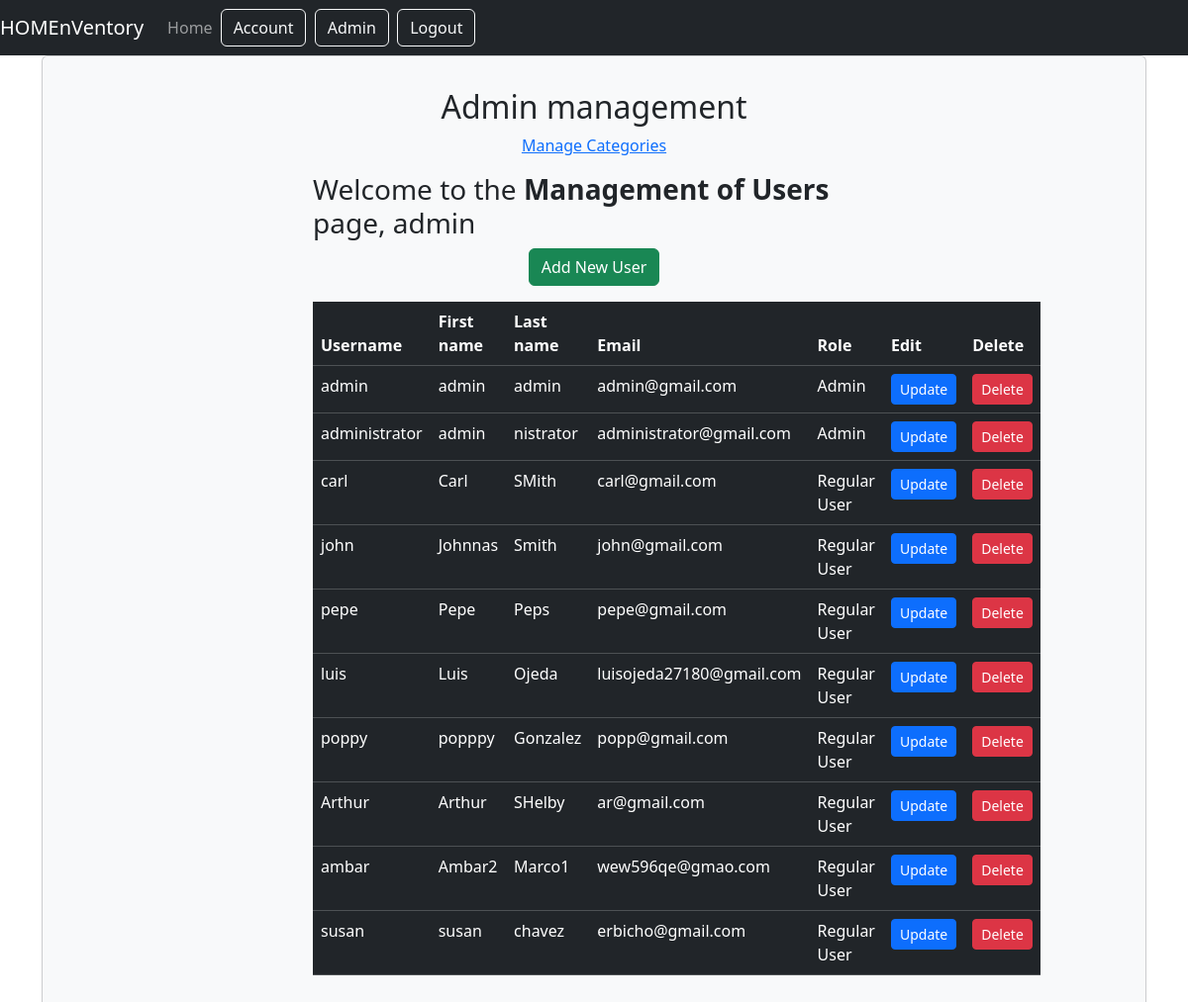
The page /admin_management/ (signed in) on the database as committed earlier.
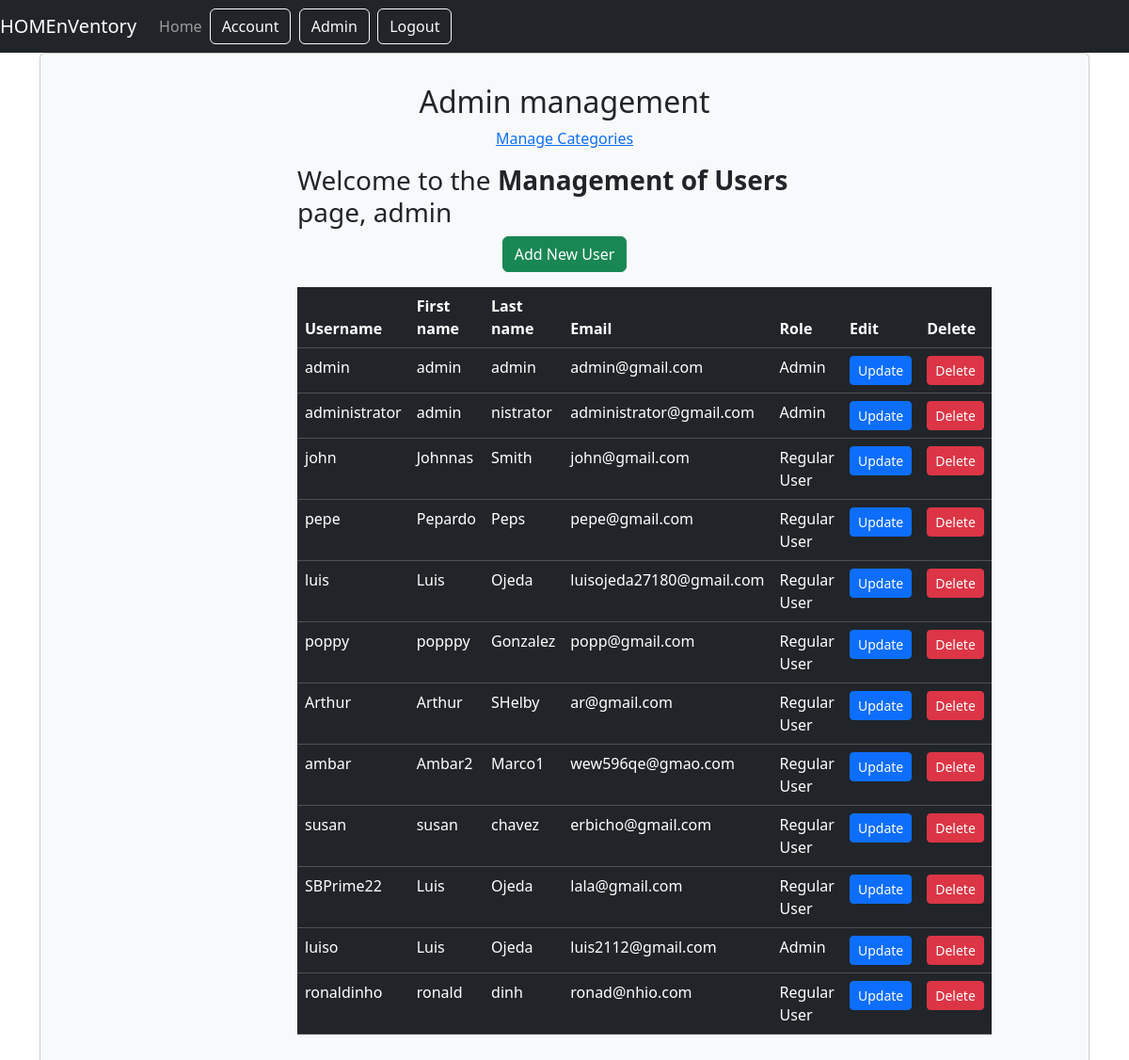
The same page on the database as committed later.
### inventory/models.py (models this page shows, shortened)
class Account(AbstractUser):
    email = models.EmailField(verbose_name="email", max_length=60, unique=True)
    username = models.CharField(max_length=30, unique=True)
    date_joined = models.DateTimeField(verbose_name='date joined', auto_now_add=True)
    last_login = models.DateTimeField(verbose_name='last login', auto_now=True)
    is_admin = models.BooleanField(default=False)
    is_active = models.BooleanField(default=True)
    is_staff = models.BooleanField(default=False)
    is_superuser = models.BooleanField(default=False)
    first_name = models.CharField(max_length=20)
    last_name = models.CharField(max_length=25)
    USERNAME_FIELD = 'username'
    REQUIRED_FIELDS = ['email', 'first_name', 'last_name']
    objects = AccountManager()
    class Meta:
        verbose_name = 'Account'
        verbose_name_plural = 'Accounts'

### inventory/views.py (the view)
# urls.py: path('admin_management/', views.admin_management_view, name="admin_management"),
def admin_management_view(request):
    context = {}
    user = request.user
    if not user.is_authenticated:
        return redirect("login")
    if not user.is_admin:
        return redirect("user_inventory")
    accounts = Account.objects.all()
    context['accounts'] = accounts
    return render(request, "admin/admin_management.html", context)

### inventory/templates/admin/admin_management.html (shortened to what this page needs)
{% extends 'base.html'%}
{% block content%}
    <div class="container">
        <div class="card bg-light">
            <article class="card-body mx-auto" style="max-width: 600px;">
                <h2 class="card-title mt-3 text-center">Admin management</h2>
                <p class="text-center"><a href="{% url 'manage_categories'%}">Manage Categories</a></p>
                <h3>Welcome to the <b>Management of Users</b> page, {{user.username}}</h3>
                <div class="text-center mb-3">
                    <a class="btn btn-success" href="{% url 'admin_add_user' %}">Add New User</a>
                </div>
                <table class="table table-dark">
                    <thead>
                        <tr>
                            <th scope="col">Username</th>
                            <th scope="col">First name</th>
                            <th scope="col">Last name</th>
                            <th scope="col">Email</th>
                            <th scope="col">Role</th>
                            <th scope="col">Edit</th>
                            <th scope="col">Delete</th>
                        </tr>
                    </thead>
                    {% for account in accounts %}
                        <tr>
                            <td>{{account.username}}</td>
                            <td>{{account.first_name}}</td>
                            <td>{{account.last_name}}</td>
                            <td>{{account.email}}</td>
                            <td>
                                {% if account.is_admin %}
                                    Admin
                                {% else %}
                                    Regular User
                                {% endif %}
                            </td>
                            <td>
                                <a class="btn btn-primary btn-sm" href="{% url 'admin_update_user' account.username %}">Update</a>
                            </td>
                            <td>
                                <form action="{% url 'delete_account' account.username  %}" method="post" style="display: inline;">
                                    <input class="btn btn-danger btn-sm" type="submit" name="Delete" value="Delete" onclick="return confirm('Are you sure you want to delete this user?')">
                                </form>
                            </td>
                        </tr>
                    {% endfor %}
                </table>
            </article>
        </div>
    </div>
{% endblock %}

### inventory/templates/base.html (shortened to what this page needs)
<!DOCTYPE html>
<html lang="en">
<head>
    {% load static%}
    <link rel="stylesheet" type="text/css" href="{% static 'css/style.css' %}" />
    <link rel="stylesheet" href="https://cdnjs.cloudflare.com/ajax/libs/font-awesome/6.0.0/css/all.min.css">
    {% load django_bootstrap5 %}
    {% bootstrap_css %}
</head>
<body>
    <nav class="navbar navbar-expand-lg navbar-dark bg-dark">
        <a class="navbar-brand" href="#">HOMEnVentory</a>
        <div class="collapse navbar-collapse" id="navbarSupportedContent">
            <ul class="navbar-nav mr-auto">
                <li class="nav-item active">
                    <a class="nav-link" href="{% url 'index' %}">Home <span class="sr-only">(current)</span></a>
                </li>
            </ul>
            {% if request.user.is_authenticated %}
                <form class="form-inline my-2 my-lg-0">
                    <a class="btn btn-outline-light" href="{% url 'account_management' %}" >Account</a>&nbsp;
                    {% if request.user.is_admin %}
                        <a class="btn btn-outline-light" href="{% url 'admin_management' %}">Admin</a>&nbsp;
                    {% else %}
                        <a class="btn btn-outline-light" href="{% url 'user_inventory' %}">Inventory</a>&nbsp;
                    {% endif %}
                    <a class ="btn btn-outline-light" href="{% url 'logout'%}" >Logout</a>
                </form>
            {% else %}
                <form class="form-inline my-2 my-lg-0">
                    <a class ="btn btn-outline-light" href="{% url 'login'%}" >Login</a> &nbsp;
                    <a class ="btn btn-outline-light" href="{% url 'register'%}" >Register</a>
                </form>
            {% endif %}
        </div>
    </nav>
    <main>
        {% block content %}
        {% endblock %}
    </main>
</body>
</html>

Rows that differ between the two databases and show on the page:
removed Account: username "carl", first_name "Carl", last_name "SMith", email "carl@gmail.com", is_admin "Regular User"
changed Account "pepe": first_name "Pepe" → "Pepardo"
added Account: username "SBPrime22", first_name "Luis", last_name "Ojeda", email "lala@gmail.com", is_admin "Regular User"
added Account: username "luiso", first_name "Luis", last_name "Ojeda", email "luis2112@gmail.com", is_admin "Admin"
added Account: username "ronaldinho", first_name "ronald", last_name "dinh", email "ronad@nhio.com", is_admin "Regular User"
